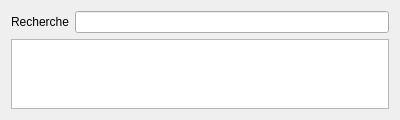
<?xml version="1.0" encoding="UTF-8"?>
<ui version="4.0">
 <class>searchWidget</class>
 <widget class="QWidget" name="searchWidget">
  <property name="geometry">
   <rect>
    <x>0</x>
    <y>0</y>
    <width>400</width>
    <height>117</height>
   </rect>
  </property>
  <property name="windowTitle">
   <string>Form</string>
  </property>
  <layout class="QGridLayout" name="gridLayout">
   <item row="0" column="1">
    <widget class="QLineEdit" name="leSearch"/>
   </item>
   <item row="0" column="0">
    <widget class="QLabel" name="lbSearch">
     <property name="text">
      <string>Recherche</string>
     </property>
    </widget>
   </item>
   <item row="1" column="0" colspan="2">
    <widget class="QTableView" name="tblSearch"/>
   </item>
  </layout>
 </widget>
 <resources/>
 <connections>
  <connection>
   <sender>leSearch</sender>
   <signal>textChanged(QString)</signal>
   <receiver>searchWidget</receiver>
   <slot>search(QString)</slot>
   <hints>
    <hint type="sourcelabel">
     <x>210</x>
     <y>24</y>
    </hint>
    <hint type="destinationlabel">
     <x>542</x>
     <y>9</y>
    </hint>
   </hints>
  </connection>
 </connections>
 <slots>
  <slot>search(QString)</slot>
 </slots>
</ui>
